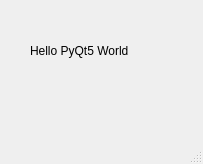
<?xml version="1.0" encoding="UTF-8"?>
<ui version="4.0">
 <class>Hello2</class>
 <widget class="QMainWindow" name="Hello2">
  <property name="geometry">
   <rect>
    <x>0</x>
    <y>0</y>
    <width>203</width>
    <height>164</height>
   </rect>
  </property>
  <property name="windowTitle">
   <string>Hello2</string>
  </property>
  <widget class="QWidget" name="centralwidget">
   <widget class="QLabel" name="label">
    <property name="geometry">
     <rect>
      <x>30</x>
      <y>40</y>
      <width>141</width>
      <height>21</height>
     </rect>
    </property>
    <property name="text">
     <string>Hello PyQt5 World</string>
    </property>
   </widget>
  </widget>
  <widget class="QMenuBar" name="menubar">
   <property name="geometry">
    <rect>
     <x>0</x>
     <y>0</y>
     <width>203</width>
     <height>25</height>
    </rect>
   </property>
  </widget>
  <widget class="QStatusBar" name="statusbar"/>
 </widget>
 <resources/>
 <connections/>
</ui>
